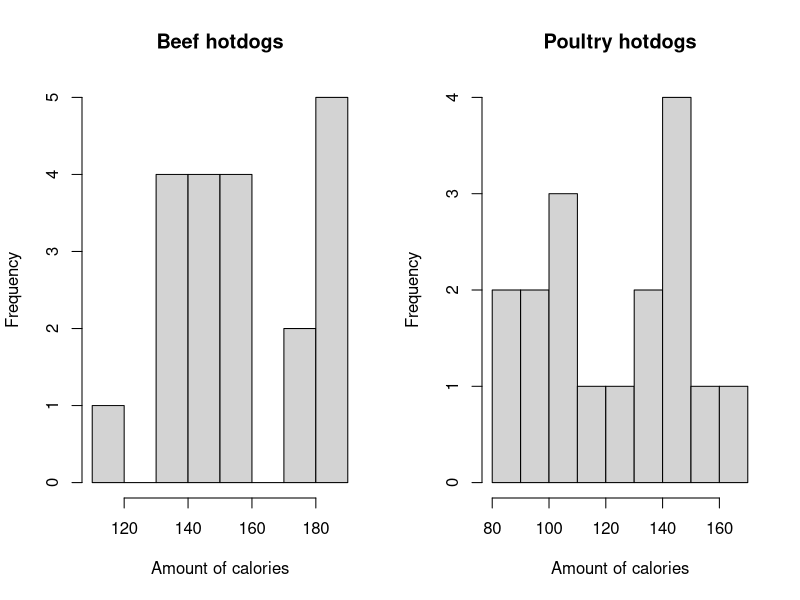

Write the R code that produced this figure.
## ---- chunk 1

## ---- chunk 2
beef_hotdogs <- c(186, 181, 176, 149, 184, 190, 158, 139, 175, 148, 
                  152, 111, 141, 153, 190, 157, 131, 149, 135, 132)
poultry_hotdogs <- c(129, 132, 102, 106, 94, 102, 87, 99, 
                     170, 113, 135, 142, 86, 143, 152, 146, 144)
## ---- chunk 3
par(mfrow=c(1,2))
hist(beef_hotdogs, main = "Beef hotdogs", xlab = "Amount of calories")
hist(poultry_hotdogs, main = "Poultry hotdogs", xlab = "Amount of calories")
## ---- chunk 4
t.test(beef_hotdogs, poultry_hotdogs)
